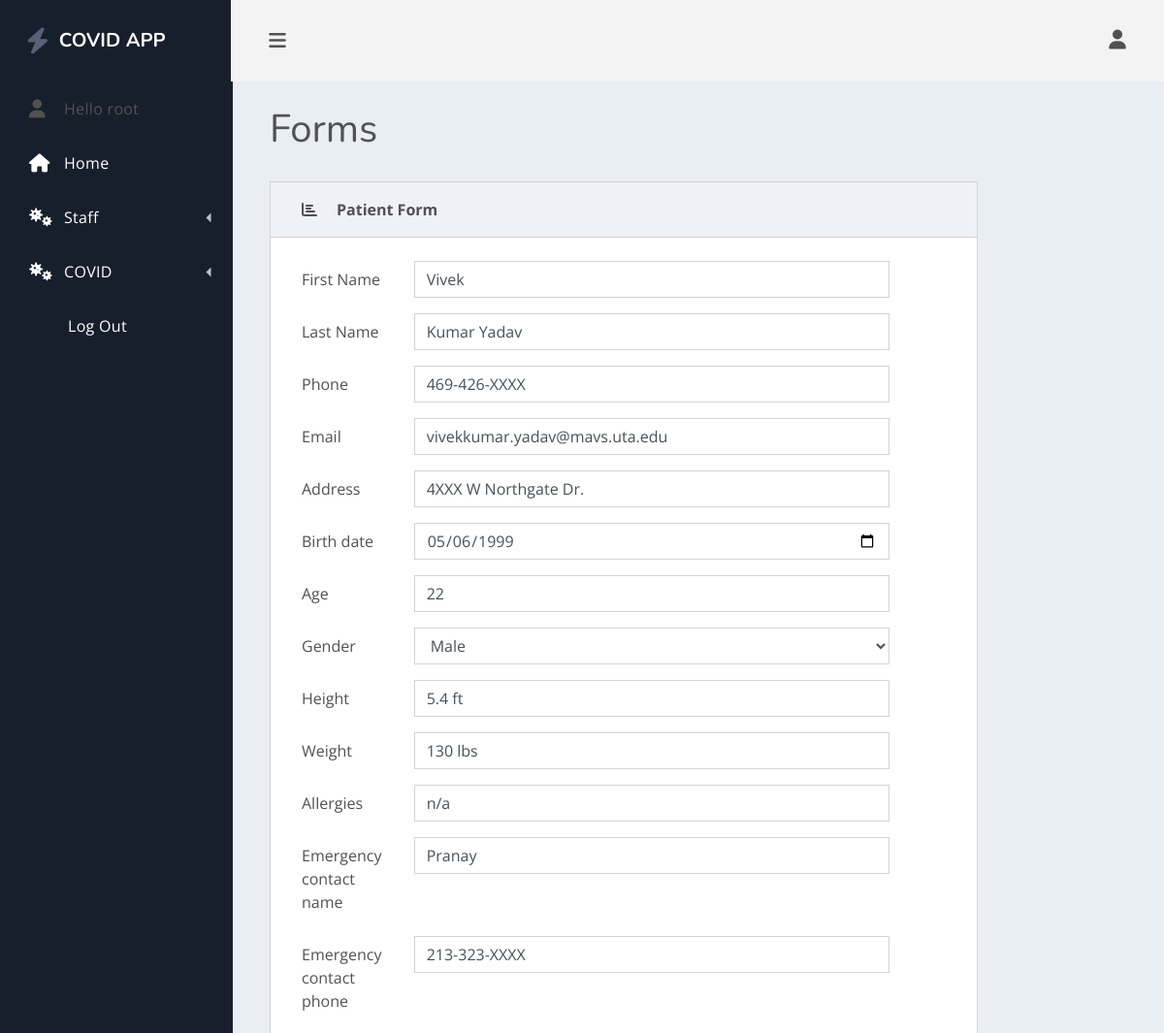
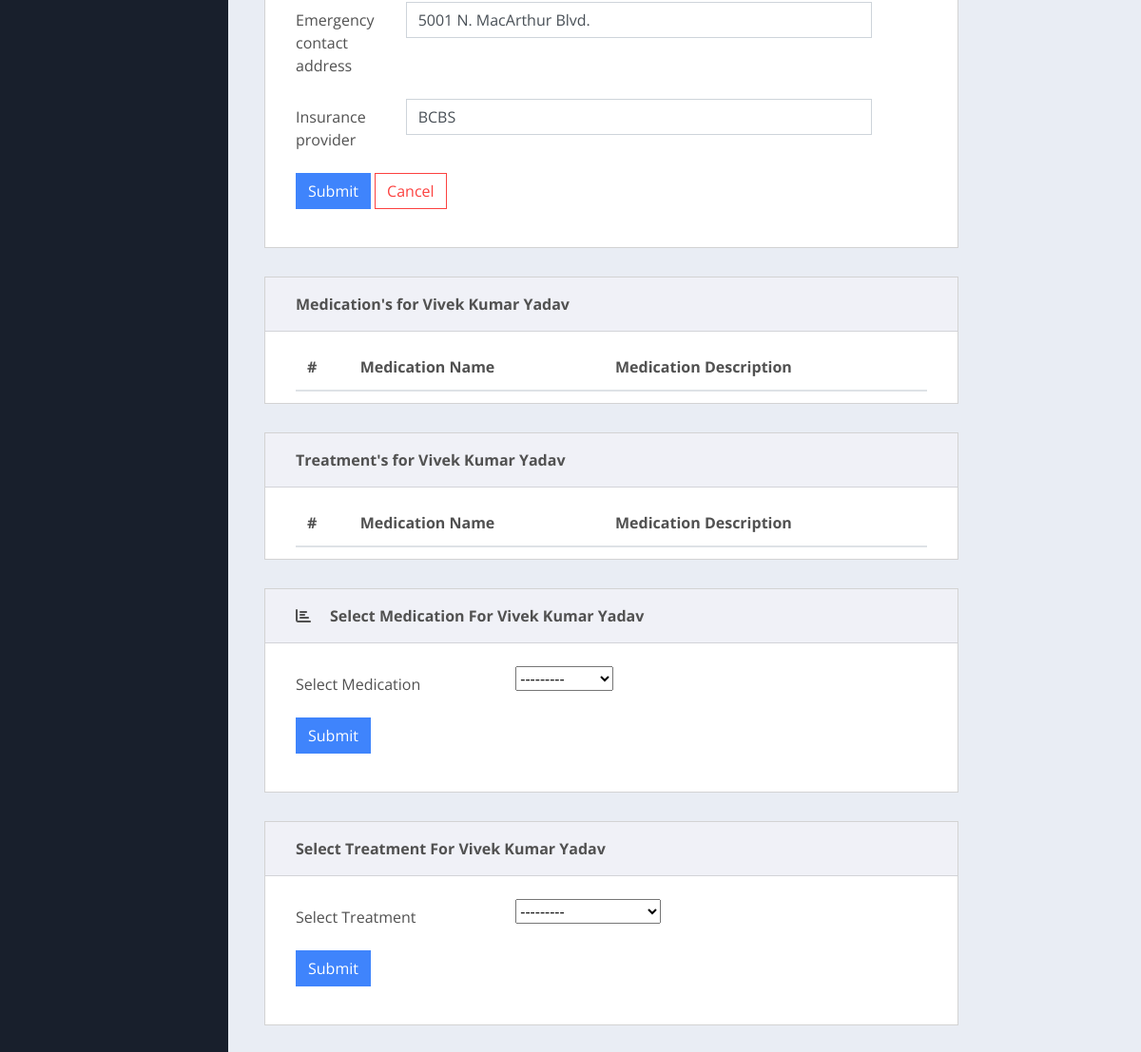
/edit_patient/2/ (signed in), run on the app's committed database (2 pictures, top to bottom).
### healthcare/models.py (models this page shows)
class Patient(models.Model):
    GENDER_CHOICES = [('M', 'Male'), ('F', 'Female'), ('O', 'Other'),('NA', 'I do not wish to say')]
    user = models.OneToOneField(User, null=True,blank=True, on_delete=models.CASCADE)
    first_Name = models.CharField(max_length= 200, null= True)
    last_Name = models.CharField(max_length= 200, null= True)
    phone = models.CharField(max_length= 200, null= True)
    email = models.CharField(max_length=200, null= True)
    address = models.CharField(max_length=500, null= True)
    date_created = models.DateField(auto_now_add = True)
    birth_date = models.DateField(blank= True)
    age = models.DecimalField(decimal_places=0, max_digits=50, null=True)
    gender = models.CharField(max_length=2, choices=GENDER_CHOICES, blank= True)
    height = models.CharField(max_length=10, default='0.00 ft')
    weight = models.CharField(max_length=10, default='0.00 lbs')
    allergies = models.CharField(max_length=200, null=True)
    emergency_contact_name = models.CharField(max_length=200, null=True)
    emergency_contact_phone = models.CharField( max_length=200, null=True)
    emergency_contact_address = models.CharField(max_length=200, null=True)
    insurance_provider = models.CharField(max_length=200, null=True)
    def __str__(self):
        if (self.first_Name and self.last_Name):
            display = (self.first_Name + " " + self.last_Name)
        else:
            display = str(self.date_created)
        return display

### healthcare/views.py (the view)
# urls.py: path('edit_patient/<str:pk>/', views.editPatient, name="editPatient"),
def editPatient(request,pk):
    patient = Patient.objects.get(id = pk)
    patientMeds = patient.assignmed_set.all()
    patientTreatments = patient.assigntreatment_set.all()
    assignMedForm = AssignMedForm()
    assignTreatmentForm = AssignTreatmentForm()
    form = PatientForm(instance = patient)
    context = {'form': form, 'patient': patient, 'patientMeds':patientMeds, 'patientTreatments': patientTreatments,
               'assignMedForm':assignMedForm,'assignTreatmentForm':assignTreatmentForm }
    if request.method == 'POST':
        form = PatientForm(request.POST, instance=patient)
        if form.is_valid():
            form.save()
            messages.success(request,'Patient profile updated')
            return HttpResponseRedirect(request.path_info)
    return render(request, 'healthcare/patientForm.html', context)

### healthcare/forms.py
class PatientForm(ModelForm):
    class Meta:
        model = Patient
        fields = '__all__'
        exclude = ['user']
        widgets = {'birth_date' : DateInput}

class AssignMedForm(ModelForm):
    class Meta:
        model = AssignMed
        fields = '__all__'

### healthcare/models.py (called while the page is built)
    def __str__(self):
        return self.name

    def __str__(self):
        return self.name

### healthcare/templatetags/myfilters.py (called while the page is built)
@register.filter(name='addclass')
def addclass(value, arg):
    return value.as_widget(attrs={'class': arg})

### healthcare/templates/healthcare/patientForm.html (shortened to what this page needs)
{% extends 'healthcare/main.html' %}
{% block content %}
    {% load myfilters %}
    <main class="dash-content">
        <div class="container-fluid">
            <h1 class="dash-title">Forms</h1>
            <div class="row">
                <div class="col-xl-10">
                    <div class="card spur-card">
                        <div class="card-header">
                            <div class="spur-card-icon">
                                <i class="fas fa-chart-bar"></i>
                            </div>
                            <div class="spur-card-title"> Patient Form </div>
                        </div>
                        <div class="card-body ">
                            <form method="POST" action="">
                                {%  for field  in form %}
                                    <div class="form-group row">
                                        <label  class="col-sm-2 col-form-label">{{ field.label }}</label>
                                        <div class="col-sm-9">
                                            {{ field |addclass:'form-control' }}
                                        </div>
                                    </div>
                                {% endfor %}
                                <div class="form-group row">
                                    <div class="col-sm-9">
                                        <button type="submit" class="btn btn-primary">Submit</button>
                                        <a  class="btn btn-outline-danger" href="{% url 'editPatient' patient.id %}">Cancel</a>
                                    </div>
                                </div>
                            </form>
                        </div>
                    </div>
                </div>
            </div>
            {%  include 'healthcare/viewMedTreatment.html' %}
        {% if user.is_staff  %}
        {% include 'healthcare/assignMed.html' %}
                {% include 'healthcare/assignTreatment.html' %}
        {% endif %}
        </div>
    </main>
{% endblock %}

### healthcare/templates/healthcare/nav.html (shortened to what this page needs)
<div class="dash-nav dash-nav-dark">
    <header>
        <a href="{% url 'home' %}" class="spur-logo"><i class="fas fa-bolt"></i>COVID APP</a>
    </header>
    <nav class="dash-nav-list">
        {% if user.is_authenticated %}
            <div class="dash-nav-item">
                <i class="fas fa-user"></i> Hello {{ user.username }} </a>
            </div>
        {% endif %}
        <a href="{% url 'home' %}" class="dash-nav-item">
            <i class="fas fa-home"></i> Home </a>
        {% if user.is_authenticated %}
        {% if user.is_staff  %}
            <div class="dash-nav-dropdown">
            <a href="#!" class="dash-nav-item dash-nav-dropdown-toggle">
                <i class="fas fa-viruses"></i>Staff </a>
        </div>
{% endif %}
    {% endif %}
        <div class="dash-nav-dropdown">
            <a href="#!" class="dash-nav-item dash-nav-dropdown-toggle">
                <i class="fas fa-viruses"></i> COVID </a>
        </div>
        {% if user.is_authenticated %}
            <a href="{% url 'logout' %}" class="dash-nav-item">
                </i> Log Out </a>
        {% else %}
            <a href="{% url 'login' %}" class="dash-nav-item">
                </i> Log In </a>
        {% endif %}
    </nav>
</div>

### healthcare/templates/healthcare/viewMedTreatment.html (shortened to what this page needs)
<div class="row">
    <div class="col-xl-10">
        <div class="card spur-card">
            <div class="card-header">
                <div class="spur-card-title">Medication's for {{ patient }} </div>
            </div>
            <div class="card-body ">
                <table class="table table-hover table-in-card">
                    <thead>
                    <tr>
                        <th scope="col">#</th>
                        <th scope="col">Medication Name</th>
                        <th scope="col">Medication Description</th>
                    </tr>
                    </thead>
                </table>
            </div>
        </div>
    </div>
</div>
<div class="row">
    <div class="col-xl-10">
        <div class="card spur-card">
            <div class="card-header">
                <div class="spur-card-title">Treatment's for {{ patient }} </div>
            </div>
            <div class="card-body ">
                <table class="table table-hover table-in-card">
                    <thead>
                    <tr>
                        <th scope="col">#</th>
                        <th scope="col">Medication Name</th>
                        <th scope="col">Medication Description</th>
                    </tr>
                    </thead>
                </table>
            </div>
        </div>
    </div>
</div>

### healthcare/templates/healthcare/assignMed.html (shortened to what this page needs)
<div class="row">
    <div class="col-xl-10">
        <div class="card spur-card">
            <div class="card-header">
                <div class="spur-card-icon">
                    <i class="fas fa-chart-bar"></i>
                </div>
                <div class="spur-card-title"> Select Medication For {{ patient }} </div>
            </div>
            <div class="card-body ">
                <form method="POST" action="{% url 'assignMed' %}">
                    <div class="form-group row">
                        <label class="col-sm-4 col-form-label">Select Medication</label>
                        <div class="col-sm-4">
                            {{ assignMedForm.medication }}
                        </div>
                    </div>
                    <div class="form-group row">
                        <div class="col-sm-9">
                            <button type="submit" class="btn btn-primary">Submit</button>
                        </div>
                    </div>
                </form>
            </div>
        </div>
    </div>
</div>

### healthcare/templates/healthcare/assignTreatment.html (shortened to what this page needs)
<div class="row">
    <div class="col-xl-10">
        <div class="card spur-card">
            <div class="card-header">
                <div class="spur-card-title"> Select Treatment For {{ patient }} </div>
            </div>
            <div class="card-body ">
                <form method="POST" action="{% url 'assignTreatment' %}">
                    <div class="form-group row">
                        <label class="col-sm-4 col-form-label">Select Treatment </label>
                            <div class="col-sm-4">
                                {{ assignTreatmentForm.treatment }}
                            </div>
                    </div>
                    <div class="form-group row">
                        <div class="col-sm-9">
                            <button type="submit" class="btn btn-primary">Submit</button>
                        </div>
                    </div>
                </form>
            </div>
        </div>
    </div>
</div>

### data on the page
Patient: first_Name "Vivek" "Kumar Yadav" "469-426-XXXX" "vivekkumar.yadav@mavs.uta.edu" "4XXX W Northgate Dr." "05/06/1999" "22" "Male" "5.4 ft" "130 lbs" "n/a" "Pranay" "213-323-XXXX" "5001 N. MacArthur Blvd." "BCBS", first_Name+last_Name "Vivek Kumar Yadav"

### other printed values
{{ user.username }} "root"
{{ field.label }} "First Name" "Last Name" "Phone" "Email" "Address" "Birth date" "Age" "Gender" "Height" "Weight" "Allergies" "Emergency contact name" "Emergency contact phone" "Emergency contact address" "Insurance provider"
